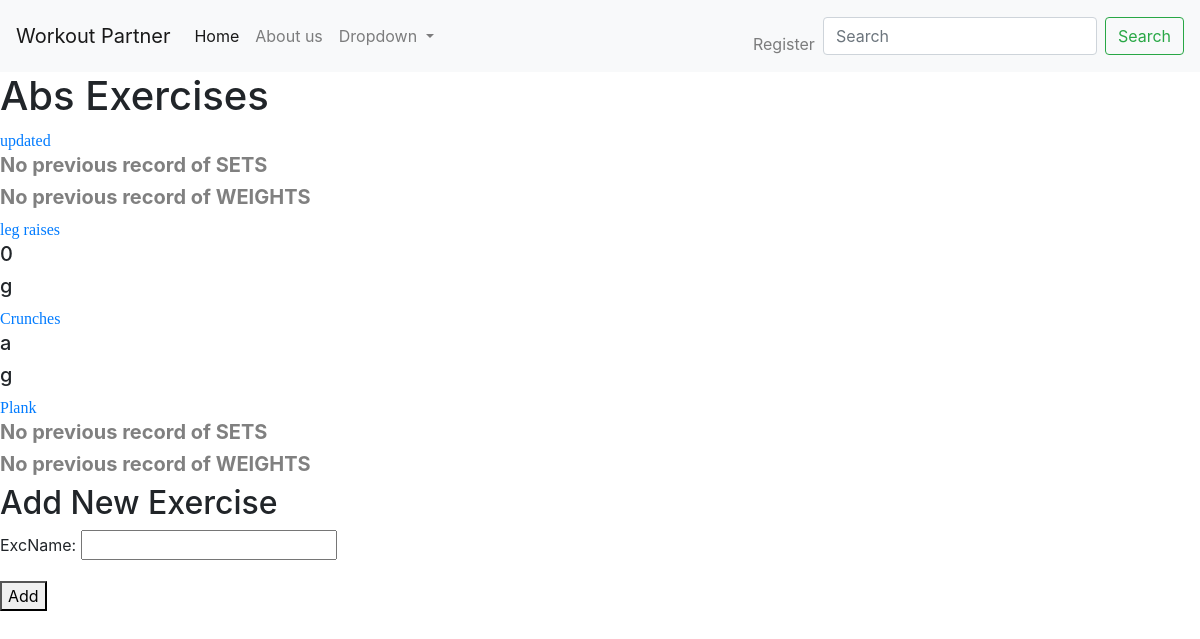
Page /tracker/muscle/6/m-exc/6/ on the committed database.
### tracker/models.py (models this page shows, shortened)
class MuscleGroup(models.Model):
    Name = models.CharField(max_length=100)

class Exercise(models.Model):
    ExcName = models.CharField(max_length=100)
    muscle = models.ForeignKey('MuscleGroup', on_delete=models.PROTECT)
    Creator = models.ForeignKey('Lifter', on_delete=models.PROTECT)
    weight = models.CharField(max_length=500, null=True, blank=True)
    set_reps = models.CharField(max_length=500, null=True, blank=True)
    Note = models.CharField(max_length=250, blank=True, null=True)
    set_record = ListTextField(default='', base_field=models.CharField(max_length=50), size=100)
    weight_record = ListTextField(default='', base_field=models.CharField(max_length=50), size=100)
    def return_exercises(self, muscle):
        exc_list = []
        for exercise in Exercise.objects.all():
            if exercise.muscle == muscle:
                exc_list.append(exercise)
        return exc_list

### tracker/views.py (the view)
# urls.py: path('muscle/<int:w_id>/m-exc/<int:muscle_id>/', views.retrieve_exercises, name='muscle_exc'),
def retrieve_exercises(request, w_id, muscle_id):
    print('retrieving exercises')
    workout = get_object_or_404(Workout, pk=w_id)
    muscle = MuscleGroup.objects.get(pk=muscle_id)
    exc_list = Exercise.return_exercises(Exercise, muscle)
    form = ExerciseForm()
    context = {
        'muscle': muscle,
        'objects': exc_list,
        'w_id': workout.pk,
        'exc_form': form,
    }
    if request.method == 'POST':
        form = ExerciseForm(request.POST)
        if form.is_valid():
            form.save(commit=False)
            creator = request.user
            exc_name = form.cleaned_data['ExcName']
            new_exercise = Exercise.objects.create(
                ExcName=exc_name,
                Creator=creator,
                muscle=muscle,
            )
            new_exercise.save()
            workout.exercise.add(new_exercise)
            workout.save()
            return redirect('build_workout', w_id=w_id, e_id=new_exercise.pk)
    else:
        print(request.POST)
    return render(request, 'muscle/muscle_exercises.html', context=context)

### tracker/forms.py
class ExerciseForm(forms.ModelForm):
    class Meta:
        model = Exercise
        fields = ['ExcName', ]

### tracker/templates/tracker/muscle/muscle_exercises.html (shortened to what this page needs)
{% extends 'base.html' %}
{% block content %}
<h1>{{ muscle.Name }} Exercises</h1>
{% if objects.count == 0 %}
    <h4 style="color: red">No exercises available</h4>
{% else %}
    {% for exc in objects %}
        <a style="font-family: SansSerif" href="{% url 'build_workout' w_id exc.pk %}">{{ exc.ExcName }}</a>
        {% if not exc.set_record %}
            <h5 style="color: gray; font-weight: bold">No previous record of SETS</h5>
        {% else %}
            <h5>{{exc.set_record | last }}</h5>
        {% endif %}
        {% if not exc.weight_record %}
            <h5 style="color: gray; font-weight: bold">No previous record of WEIGHTS</h5>
        {% else %}
            <h5>{{ exc.weight_record | last }}</h5>
        {% endif %}
    {% endfor %}
{% endif %}
<h2>Add New Exercise</h2>
<form method="post">
    {% for field in exc_form %}
            <p>
                {{ field.label_tag }}
                {{ field }}
            </p>
        {% endfor %}
    <button type="submit">Add</button>
</form>
{% endblock %}

### rows in the picture
MuscleGroup: Name "Abs"
Exercise: ExcName "updated", set_record "No previous record of SETS", weight_record "No previous record of WEIGHTS"
Exercise: ExcName "leg raises", set_record|last "0", weight_record|last "g"
Exercise: ExcName "Crunches", set_record|last "a", weight_record|last "g"
Exercise: ExcName "Plank", set_record "No previous record of SETS", weight_record "No previous record of WEIGHTS"

### other values in the picture
{{ field.label_tag }} "ExcName:"
